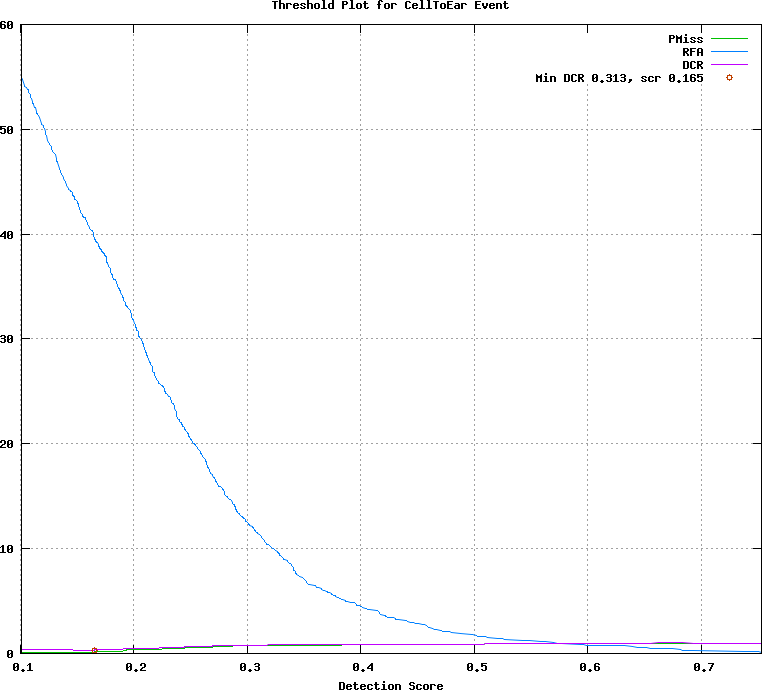

Generate this figure with gnuplot:
## GNUPLOT command file
set terminal postscript color
set style data lines
set title 'Threshold Plot for CellToEar Event'
set xlabel 'Detection Score'
set grid
set size ratio 0.85
plot [0.101000:0.753000]  \
  'test.det.CellToEar_Event.dat.1' using 1:4 title 'PMiss' with lines lt 2, \
  'test.det.CellToEar_Event.dat.1' using 1:5 title 'RFA' with lines lt 3, \
  'test.det.CellToEar_Event.dat.1' using 1:6 title 'DCR' with lines lt 4, \
  'test.det.CellToEar_Event.dat.2' using 1:2 title 'Min DCR 0.313, scr 0.165' with points lt 6
